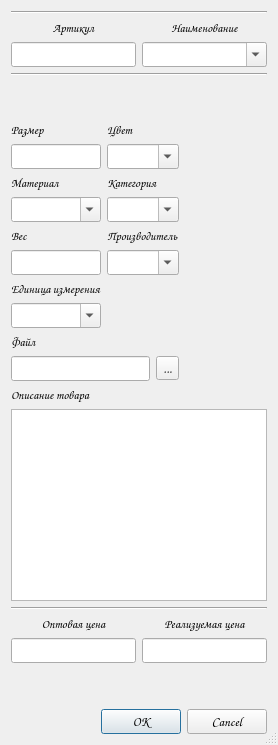
<?xml version="1.0" encoding="UTF-8"?>
<ui version="4.0">
 <class>Dialog</class>
 <widget class="QDialog" name="Dialog">
  <property name="geometry">
   <rect>
    <x>0</x>
    <y>0</y>
    <width>709</width>
    <height>884</height>
   </rect>
  </property>
  <property name="sizePolicy">
   <sizepolicy hsizetype="Fixed" vsizetype="Fixed">
    <horstretch>0</horstretch>
    <verstretch>0</verstretch>
   </sizepolicy>
  </property>
  <property name="font">
   <font>
    <family>Comic Sans MS</family>
    <pointsize>10</pointsize>
    <weight>50</weight>
    <italic>false</italic>
    <bold>false</bold>
   </font>
  </property>
  <property name="windowTitle">
   <string>Dialog</string>
  </property>
  <property name="sizeGripEnabled">
   <bool>true</bool>
  </property>
  <layout class="QGridLayout" name="gridLayout_2">
   <property name="sizeConstraint">
    <enum>QLayout::SetFixedSize</enum>
   </property>
   <item row="0" column="0">
    <widget class="Line" name="line_2">
     <property name="orientation">
      <enum>Qt::Horizontal</enum>
     </property>
    </widget>
   </item>
   <item row="1" column="0">
    <layout class="QGridLayout" name="gridLayout_6" columnstretch="2,2" columnminimumwidth="2,2">
     <property name="sizeConstraint">
      <enum>QLayout::SetFixedSize</enum>
     </property>
     <item row="0" column="0">
      <layout class="QVBoxLayout" name="verticalLayout">
       <property name="sizeConstraint">
        <enum>QLayout::SetFixedSize</enum>
       </property>
       <item>
        <widget class="QLabel" name="articulLabel">
         <property name="sizePolicy">
          <sizepolicy hsizetype="Preferred" vsizetype="Fixed">
           <horstretch>0</horstretch>
           <verstretch>0</verstretch>
          </sizepolicy>
         </property>
         <property name="font">
          <font>
           <pointsize>9</pointsize>
           <weight>50</weight>
           <bold>false</bold>
          </font>
         </property>
         <property name="layoutDirection">
          <enum>Qt::LeftToRight</enum>
         </property>
         <property name="text">
          <string>Артикул</string>
         </property>
         <property name="alignment">
          <set>Qt::AlignCenter</set>
         </property>
        </widget>
       </item>
       <item>
        <widget class="QLineEdit" name="articulEdit"/>
       </item>
      </layout>
     </item>
     <item row="0" column="1">
      <layout class="QVBoxLayout" name="verticalLayout_2">
       <property name="sizeConstraint">
        <enum>QLayout::SetFixedSize</enum>
       </property>
       <item>
        <widget class="QLabel" name="nameLabel">
         <property name="sizePolicy">
          <sizepolicy hsizetype="Preferred" vsizetype="Fixed">
           <horstretch>0</horstretch>
           <verstretch>0</verstretch>
          </sizepolicy>
         </property>
         <property name="font">
          <font>
           <pointsize>9</pointsize>
           <weight>50</weight>
           <bold>false</bold>
          </font>
         </property>
         <property name="text">
          <string>Наименование</string>
         </property>
         <property name="alignment">
          <set>Qt::AlignCenter</set>
         </property>
        </widget>
       </item>
       <item>
        <widget class="QComboBox" name="nameBox">
         <property name="editable">
          <bool>true</bool>
         </property>
        </widget>
       </item>
      </layout>
     </item>
    </layout>
   </item>
   <item row="2" column="0">
    <layout class="QVBoxLayout" name="verticalLayout_9">
     <property name="sizeConstraint">
      <enum>QLayout::SetFixedSize</enum>
     </property>
     <item>
      <widget class="Line" name="line">
       <property name="orientation">
        <enum>Qt::Horizontal</enum>
       </property>
      </widget>
     </item>
     <item>
      <layout class="QGridLayout" name="gridLayout_5">
       <item row="1" column="0">
        <layout class="QGridLayout" name="gridLayout" rowstretch="2,2,0,0" columnstretch="2,2" columnminimumwidth="2,2">
         <property name="sizeConstraint">
          <enum>QLayout::SetFixedSize</enum>
         </property>
         <item row="2" column="0">
          <layout class="QVBoxLayout" name="verticalLayout_8">
           <property name="sizeConstraint">
            <enum>QLayout::SetFixedSize</enum>
           </property>
           <item>
            <widget class="QLabel" name="weightLabel">
             <property name="font">
              <font>
               <pointsize>9</pointsize>
               <weight>50</weight>
               <bold>false</bold>
              </font>
             </property>
             <property name="text">
              <string>Вес</string>
             </property>
            </widget>
           </item>
           <item>
            <widget class="QLineEdit" name="weightEdit"/>
           </item>
          </layout>
         </item>
         <item row="2" column="1">
          <layout class="QFormLayout" name="formLayout">
           <item row="0" column="0">
            <widget class="QLabel" name="producerLabel">
             <property name="font">
              <font>
               <pointsize>9</pointsize>
               <weight>50</weight>
               <bold>false</bold>
              </font>
             </property>
             <property name="text">
              <string>Производитель</string>
             </property>
            </widget>
           </item>
           <item row="1" column="0" colspan="2">
            <widget class="QComboBox" name="producerBox">
             <property name="editable">
              <bool>true</bool>
             </property>
            </widget>
           </item>
          </layout>
         </item>
         <item row="1" column="0">
          <layout class="QVBoxLayout" name="verticalLayout_5">
           <property name="sizeConstraint">
            <enum>QLayout::SetFixedSize</enum>
           </property>
           <item>
            <widget class="QLabel" name="materialLabel">
             <property name="font">
              <font>
               <pointsize>9</pointsize>
               <weight>50</weight>
               <bold>false</bold>
              </font>
             </property>
             <property name="text">
              <string>Материал</string>
             </property>
            </widget>
           </item>
           <item>
            <widget class="QComboBox" name="materialBox">
             <property name="editable">
              <bool>true</bool>
             </property>
            </widget>
           </item>
          </layout>
         </item>
         <item row="1" column="1">
          <layout class="QVBoxLayout" name="verticalLayout_6">
           <item>
            <widget class="QLabel" name="categoryLabel">
             <property name="font">
              <font>
               <pointsize>9</pointsize>
               <weight>50</weight>
               <bold>false</bold>
              </font>
             </property>
             <property name="text">
              <string>Категория</string>
             </property>
            </widget>
           </item>
           <item>
            <widget class="QComboBox" name="categoryBox">
             <property name="editable">
              <bool>true</bool>
             </property>
             <property name="sizeAdjustPolicy">
              <enum>QComboBox::AdjustToContentsOnFirstShow</enum>
             </property>
             <property name="modelColumn">
              <number>0</number>
             </property>
            </widget>
           </item>
          </layout>
         </item>
         <item row="0" column="0">
          <layout class="QVBoxLayout" name="verticalLayout_3">
           <item>
            <widget class="QLabel" name="sizeLabel">
             <property name="font">
              <font>
               <pointsize>9</pointsize>
               <weight>50</weight>
               <bold>false</bold>
              </font>
             </property>
             <property name="text">
              <string>Размер</string>
             </property>
            </widget>
           </item>
           <item>
            <widget class="QLineEdit" name="sizeEdit"/>
           </item>
          </layout>
         </item>
         <item row="0" column="1">
          <layout class="QVBoxLayout" name="verticalLayout_4">
           <item>
            <widget class="QLabel" name="colorLabel">
             <property name="font">
              <font>
               <pointsize>9</pointsize>
               <weight>50</weight>
               <bold>false</bold>
              </font>
             </property>
             <property name="text">
              <string>Цвет</string>
             </property>
            </widget>
           </item>
           <item>
            <widget class="QComboBox" name="colorBox">
             <property name="editable">
              <bool>true</bool>
             </property>
            </widget>
           </item>
          </layout>
         </item>
         <item row="3" column="0">
          <layout class="QVBoxLayout" name="verticalLayout_13">
           <item>
            <widget class="QLabel" name="unitLabel">
             <property name="font">
              <font>
               <pointsize>9</pointsize>
               <weight>50</weight>
               <bold>false</bold>
              </font>
             </property>
             <property name="text">
              <string>Единица измерения</string>
             </property>
            </widget>
           </item>
           <item>
            <widget class="QComboBox" name="unitBox">
             <property name="editable">
              <bool>true</bool>
             </property>
            </widget>
           </item>
          </layout>
         </item>
        </layout>
       </item>
       <item row="0" column="0">
        <spacer name="verticalSpacer">
         <property name="orientation">
          <enum>Qt::Vertical</enum>
         </property>
         <property name="sizeHint" stdset="0">
          <size>
           <width>20</width>
           <height>40</height>
          </size>
         </property>
        </spacer>
       </item>
       <item row="2" column="0">
        <layout class="QGridLayout" name="gridLayout_4" columnstretch="750,0">
         <property name="sizeConstraint">
          <enum>QLayout::SetFixedSize</enum>
         </property>
         <item row="1" column="1">
          <widget class="QToolButton" name="toolButton">
           <property name="text">
            <string>...</string>
           </property>
          </widget>
         </item>
         <item row="0" column="0">
          <widget class="QLabel" name="fileLabel">
           <property name="font">
            <font>
             <pointsize>9</pointsize>
             <weight>50</weight>
             <bold>false</bold>
            </font>
           </property>
           <property name="text">
            <string>Файл</string>
           </property>
          </widget>
         </item>
         <item row="1" column="0">
          <widget class="QLineEdit" name="fileEdit">
           <property name="sizePolicy">
            <sizepolicy hsizetype="Expanding" vsizetype="Fixed">
             <horstretch>0</horstretch>
             <verstretch>0</verstretch>
            </sizepolicy>
           </property>
          </widget>
         </item>
        </layout>
       </item>
       <item row="1" column="1">
        <spacer name="horizontalSpacer">
         <property name="orientation">
          <enum>Qt::Horizontal</enum>
         </property>
         <property name="sizeHint" stdset="0">
          <size>
           <width>40</width>
           <height>20</height>
          </size>
         </property>
        </spacer>
       </item>
      </layout>
     </item>
     <item>
      <layout class="QVBoxLayout" name="verticalLayout_7">
       <item>
        <widget class="QLabel" name="descriptionLabel">
         <property name="font">
          <font>
           <pointsize>9</pointsize>
           <weight>50</weight>
           <bold>false</bold>
          </font>
         </property>
         <property name="text">
          <string>Описание товара</string>
         </property>
        </widget>
       </item>
       <item>
        <widget class="QTextEdit" name="descriptionEdit"/>
       </item>
      </layout>
     </item>
    </layout>
   </item>
   <item row="3" column="0">
    <widget class="Line" name="line_3">
     <property name="orientation">
      <enum>Qt::Horizontal</enum>
     </property>
    </widget>
   </item>
   <item row="4" column="0">
    <layout class="QVBoxLayout" name="verticalLayout_12">
     <item>
      <layout class="QGridLayout" name="gridLayout_3">
       <item row="0" column="0">
        <layout class="QVBoxLayout" name="verticalLayout_10">
         <item>
          <widget class="QLabel" name="tradePriceLabel">
           <property name="font">
            <font>
             <pointsize>9</pointsize>
             <weight>50</weight>
             <bold>false</bold>
            </font>
           </property>
           <property name="text">
            <string>Оптовая цена</string>
           </property>
           <property name="alignment">
            <set>Qt::AlignCenter</set>
           </property>
          </widget>
         </item>
         <item>
          <widget class="QLineEdit" name="tradePriceEdit"/>
         </item>
        </layout>
       </item>
       <item row="0" column="1">
        <layout class="QVBoxLayout" name="verticalLayout_11">
         <item>
          <widget class="QLabel" name="RetailPriceLabel">
           <property name="font">
            <font>
             <pointsize>9</pointsize>
             <weight>50</weight>
             <bold>false</bold>
            </font>
           </property>
           <property name="text">
            <string>Реализуемая цена</string>
           </property>
           <property name="alignment">
            <set>Qt::AlignCenter</set>
           </property>
          </widget>
         </item>
         <item>
          <widget class="QLineEdit" name="retailPriceEdit"/>
         </item>
        </layout>
       </item>
      </layout>
     </item>
     <item>
      <spacer name="verticalSpacer_2">
       <property name="orientation">
        <enum>Qt::Vertical</enum>
       </property>
       <property name="sizeHint" stdset="0">
        <size>
         <width>20</width>
         <height>40</height>
        </size>
       </property>
      </spacer>
     </item>
     <item>
      <widget class="QDialogButtonBox" name="dialogBox">
       <property name="standardButtons">
        <set>QDialogButtonBox::Cancel|QDialogButtonBox::Ok</set>
       </property>
      </widget>
     </item>
    </layout>
   </item>
  </layout>
 </widget>
 <resources/>
 <connections/>
</ui>
